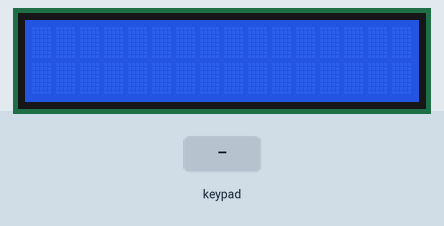
Bench run of a program on a simulated Raspberry Pi (BCM pin numbers). Shown: 16×2 character LCD. The inputs (shaded band) are chosen by the test bench.

Above: at 1.4 s.
1.5 s: keypad keys 1 2 # pressed 0.4 s apart
At 3.3 s:
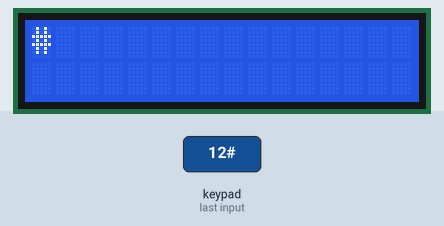
4.2 s: key 'A' pressed
At 5.0 s:
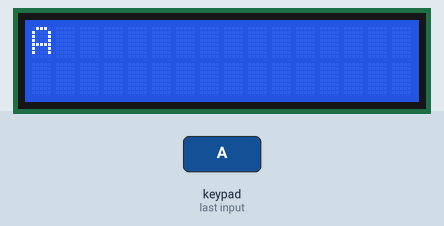
5.7 s: key 'B' pressed
At 6.4 s:
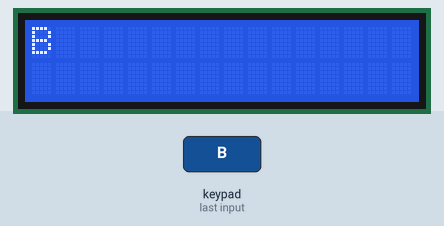
7.2 s: keypad keys 1 2 * pressed 0.4 s apart
At 8.9 s:
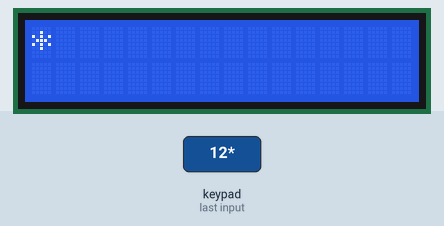
9.9 s: key 'C' pressed
At 10.5 s:
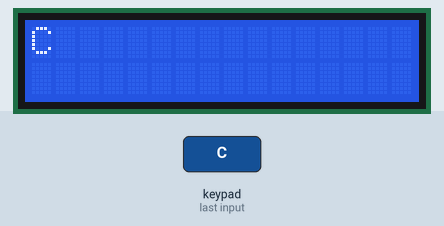
11.4 s: keypad keys 1 2 D pressed 0.4 s apart
At 13.6 s:
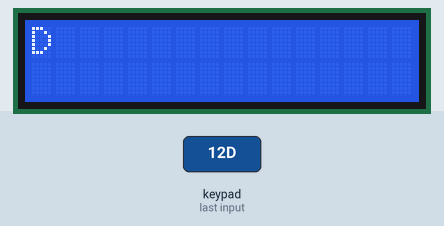
Timing chart, 0 to 15.1 s (numbered marks = the images above; inputs shaded):
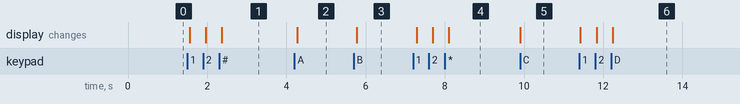

The program:

final_project.py
```python
# importing libraries
import RPi.GPIO as GPIO # manages rpi pins
import drivers          # manages lcd
import time             # to use sleep function

display = drivers.Lcd() # creating lcd object

# defining GPIO pins in Raspberry pi
L1 = 25
L2 = 8
L3 = 7
L4 = 1

C1 = 12
C2 = 16
C3 = 20
C4 = 21

# Initializing the GPIO pins

GPIO.setwarnings(False)
GPIO.setmode(GPIO.BCM)

GPIO.setup(L1, GPIO.OUT)
GPIO.setup(L2, GPIO.OUT)
GPIO.setup(L3, GPIO.OUT)
GPIO.setup(L4, GPIO.OUT)

# Pull-down resistors

GPIO.setup(C1, GPIO.IN, pull_up_down=GPIO.PUD_DOWN)
GPIO.setup(C2, GPIO.IN, pull_up_down=GPIO.PUD_DOWN)
GPIO.setup(C3, GPIO.IN, pull_up_down=GPIO.PUD_DOWN)
GPIO.setup(C4, GPIO.IN, pull_up_down=GPIO.PUD_DOWN)

# Detecting key pressed by sending a single pulse

def readLine(line, characters):
    GPIO.output(line, GPIO.HIGH)
    if(GPIO.input(C1) == 1):
        #print(characters[0])
        display.lcd_display_string(characters[0],1)
    if(GPIO.input(C2) == 1):
        #print(characters[1])
        display.lcd_display_string(characters[1],1)
    if(GPIO.input(C3) == 1):
        #print(characters[2])
        display.lcd_display_string(characters[2],1)
    if(GPIO.input(C4) == 1):
        #print(characters[3])
        display.lcd_display_string(characters[3],1)
    GPIO.output(line, GPIO.LOW)

try:
    while True:
        # calling the readLine function for each row of the keypad
        readLine(L1, ["1","2","3","A"])
        readLine(L2, ["4","5","6","B"])
        readLine(L3, ["7","8","9","C"])
        readLine(L4, ["*","0","#","D"])
        time.sleep(0.1)
except KeyboardInterrupt:
    print("\nApplication stopped!")
```

Measured:
- after the input at 1.5 s, the display: first changes after 0.05 s (image 1 shows a later state)
- after the input at 4.2 s, the display: changes after 0.07 s (image 2)
- after the input at 5.7 s, the display: changes after 0.08 s (image 3)
- after the input at 7.2 s, the display: first changes after 0.09 s (image 4 shows a later state)
- after the input at 9.9 s, the display: changes at once (image 5)
- after the input at 11.4 s, the display: first changes at once (image 6 shows a later state)
